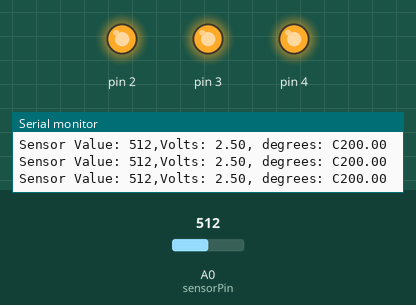
Bench run of a sketch on a simulated Arduino Uno, built with avr-gcc and run on an emulated ATmega328P. Shown: output pins drawn as LEDs (lit = HIGH), the last lines printed to the serial monitor. The inputs (shaded band) are chosen by the test bench; at power-on: A0 (sensorPin) = 512.

Above: at 1.2 s.
1.3 s: A0 (sensorPin) set to 177
4.3 s: A0 (sensorPin) set to 163
At 4.6 s:
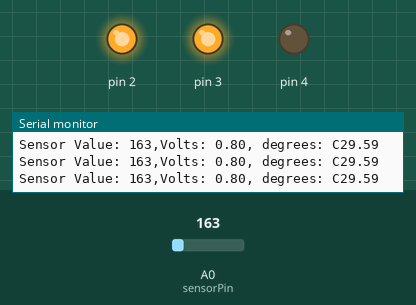
5.8 s: A0 (sensorPin) set to 122
At 6.9 s:
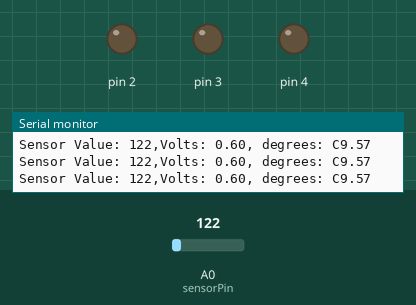
Timing chart, 0 to 8.8 s (numbered marks = the images above; inputs shaded):
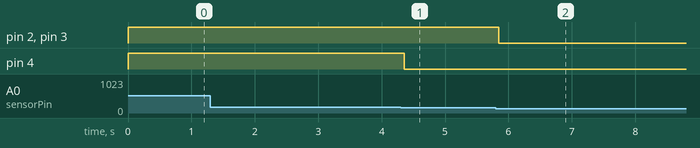

Measured:
- the behaviour switches between 164 and 163 on A0 (sensorPin) (found by bisection; images 0 and 1)
- after the input at 4.3 s, pin 4: HIGH → LOW after 0.05 s
- after the input at 5.8 s, pin 2, pin 3: HIGH → LOW after 0.05 s

The sketch:

temp_sens.ino
```cpp
const int sensorPin = A0;
const float baselineTemp = 24.0;

void setup() {
  // put your setup code here, to run once:
  Serial.begin(9600);

  for(int pinNumber = 2;pinNumber<5;pinNumber++){
    pinMode(pinNumber,OUTPUT);
    digitalWrite(pinNumber,LOW);
  }
}

void loop() {
  // put your main code here, to run repeatedly:
  int sensorVal = analogRead(sensorPin);
  Serial.print("Sensor Value: ");
  Serial.print(sensorVal);

  float voltage = (sensorVal/1024.0) * 5.0;

  Serial.print(",Volts: ");
  Serial.print(voltage);

  Serial.print(", degrees: C");

  float temperature = (voltage - .5) * 100;
  Serial.println(temperature);

  if(temperature < baselineTemp){
    digitalWrite(2,LOW);
    digitalWrite(3,LOW);
    digitalWrite(4,LOW);
  }else if(temperature >= baselineTemp+2&&temperature < baselineTemp+4){
    digitalWrite(2,HIGH);
    digitalWrite(3,LOW);
    digitalWrite(4,LOW);
  }else if(temperature >= baselineTemp+4&&temperature < baselineTemp+6){
    digitalWrite(2,HIGH);
    digitalWrite(3,HIGH);
    digitalWrite(4,LOW);
  }else if(temperature >= baselineTemp+6){
    digitalWrite(2,HIGH);
    digitalWrite(3,HIGH);
    digitalWrite(4,HIGH);
  }
  delay(1);
}
```
